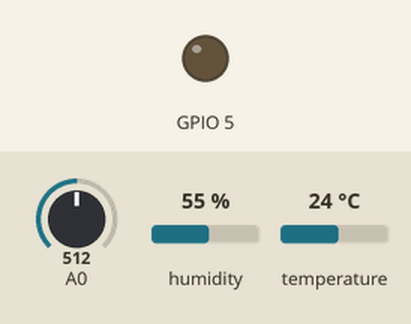
The sketch below on a simulated ESP8266 (NodeMCU). On the bench: output pins drawn as LEDs (lit = HIGH). The inputs (shaded band) are chosen by the test bench; at power-on: A0 = 512, humidity 55 %, temperature 24 °C. WiFi joins after 1.5 s; servers stay silent unless stated; uploads are accepted with an empty reply; what the sketch prints to the serial monitor is not drawn.

Above: at 2.1 s.
At 13.6 s:
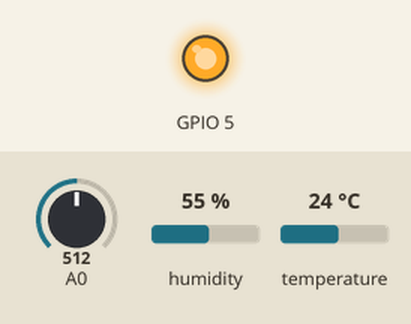
Timing chart, 0 to 14.9 s (numbered marks = the images above):
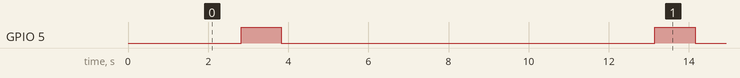

The sketch:

nodemcu2.ino
```cpp
#include <ESP8266WiFi.h>
#include <DHT.h>

//const char* ssid = "CASANAPOLITANO.";
//const char* password = "0198201982";
const int ledPIN = 9;
const char* ssid = "Napo";
const char* password = "qweasdzxc1";

const char* host = "timetowater.napotex.cl";

const int DHTPIN=2; // D2 en node

DHT dht(DHTPIN, DHT11, 11); // 11 works fine for ESP8266

/*** Variables para Humedad y Temperatura ****/
float temperatura;
float humedad;
float humedadTi;

void setup()
{
  Serial.begin(115200);
  Serial.println();

  dht.begin();
  pinMode(5,OUTPUT);
  digitalWrite(5,LOW);

  Serial.printf("Connecting to %s ", ssid);
  WiFi.begin(ssid, password);
  while (WiFi.status() != WL_CONNECTED)
  {
    delay(500);
    Serial.print(".");
  }
  Serial.println(" connected");
}

void loop()
{
  WiFiClient client;

  Serial.printf("\n[Connecting to %s ... ", host);
  if (client.connect(host, 80))
  {
    Serial.println("connected]");
    temperatura=0;
    humedad=0;
    humedadTi=0;

    temperatura = dht.readTemperature();
    humedad = dht.readHumidity();
    humedadTi = analogRead(A0);
    Serial.print("Moisture Sensor Value: ");
    Serial.println("[Sending a request]");
    delay(1000);

    client.print(String("GET /recepcion/llamadasBD.php?T=") + temperatura + "&H=" + humedad + "&H2=" + humedadTi + " HTTP/1.1\r\n" +
                 "Host: " + host + "\r\n" +
                 "Connection: close\r\n" +
                 "\r\n"
                );

    Serial.println("[Response:]");
    while (client.connected())
    {
      if (client.available())
      {
        String line = client.readStringUntil('\n');
      /*  if (line.substring(line.indexOf('T'),line.indexOf('T')+24) == "Tu IP p&uacute;blica es:") {
          Serial.print("CADENA ENCONTRADA --> ");
          Serial.println(line.substring(line.indexOf(':')+2,line.length()-5));
          Serial.print(" <-- CADENA ENCONTRADA");
        }
        */
        Serial.println(line);
      }
    }
    client.stop();
    Serial.println(temperatura);
    Serial.println(humedad);
    Serial.println(humedadTi);

    Serial.println("\n[Disconnected]");
  }
  else
  {
    Serial.println("connection failed!]");
    client.stop();
  }
  digitalWrite(5,HIGH); // toggle pin
  delay(1000);                       // wait for a second
  digitalWrite(5,LOW); // toggle pin
  delay(8000);                       // wait for a second

}
```

Measured:
- by itself, GPIO 5: alternates HIGH for 1.0 s and LOW for 9.3 s
